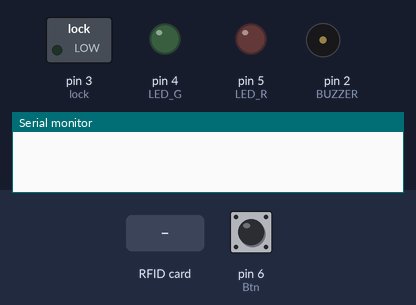
Bench run of a sketch on a simulated Arduino Uno, built with avr-gcc and run on an emulated ATmega328P. Parts: switched loads named in the sketch (green lamp = pin HIGH), output pins drawn as LEDs (lit = HIGH), buzzer (waves = sounding), the last lines printed to the serial monitor. The test bench sets the inputs (shaded band); at power-on: pin 6 (Btn) LOW. Pins used as bus, display or sensor lines are not drawn.

Above: at 1.2 s.
1.3 s: pin 6 (Btn) pulled HIGH for 0.15 s
At 1.85 s:
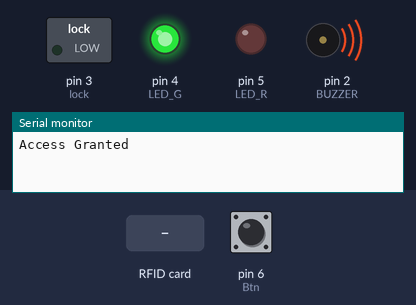
At 3.3 s:
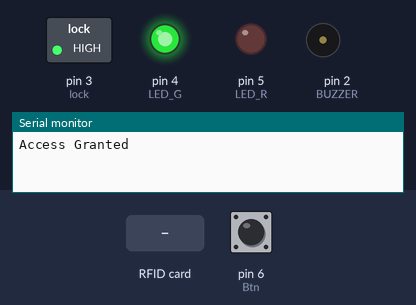
4.4 s: RFID card 13 C7 2A 0E held to the reader
7.4 s: RFID card 33 71 C8 A6 held to the reader
10.4 s: pin 6 (Btn) pulled HIGH for 1 s
At 15.2 s:
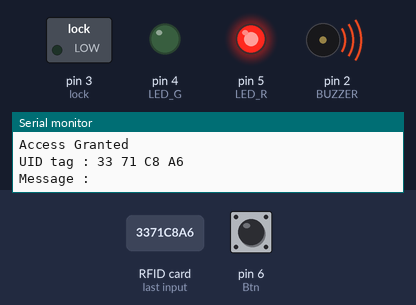
Timing chart, 0 to 15.4 s (numbered marks = the images above; inputs shaded):
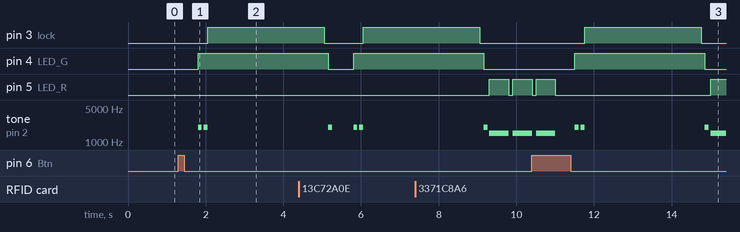

Measured:
- after the input at 1.3 s, pin 3 (lock): LOW → HIGH after 0.75 s; pin 4 (LED_G): LOW → HIGH after 0.50 s; tone on pin 2 (BUZZER): alternates 2000 Hz for 0.10 s and silent for 0.05 s, 4 changes in all, then stays silent, starting after 0.50 s
- after the input at 10.4 s, pin 3 (lock): LOW → HIGH after 1.4 s instead of 3.1 s; pin 4 (LED_G): LOW → HIGH after 1.1 s instead of 2.8 s

The sketch:

RFID_DLS.ino
```cpp
//RFID Door Lock System

#include <Wire.h>
#include <SPI.h>
#include <MFRC522.h>

#define SS_PIN 10
#define RST_PIN 9
#define LED_G 4 //define green LED pin
#define LED_R 5 //define red LED
#define BUZZER 2 //buzzer pin
#define lock 3
MFRC522 mfrc522(SS_PIN, RST_PIN);   // Create MFRC522 instance.
int Btn = 6;

void setup()
{
  Serial.begin(9600);   // Initiate a serial communication
  SPI.begin();      // Initiate  SPI bus
  mfrc522.PCD_Init();   // Initiate MFRC522
  pinMode(LED_G, OUTPUT);
  pinMode(LED_R, OUTPUT);
  pinMode(BUZZER, OUTPUT);
  noTone(BUZZER);
  pinMode(Btn,INPUT);
  pinMode(lock,OUTPUT);

 }
void loop()
{

if(digitalRead(Btn) == HIGH){

    Serial.println("Access Granted");
    Serial.println();
    delay(500);
    digitalWrite(LED_G, HIGH);
    tone(BUZZER, 2000);
    delay(100);
    noTone(BUZZER);
    delay(50);
    tone(BUZZER, 2000);
    delay(100);
    noTone(BUZZER);
    digitalWrite(lock,HIGH);
    delay(3000);
    digitalWrite(lock,LOW);
    delay(100);
    digitalWrite(LED_G, LOW);
    tone(BUZZER, 2000);
    delay(100);
    noTone(BUZZER);
  delay(50);
  }


  // Look for new cards
  if ( ! mfrc522.PICC_IsNewCardPresent())
  {
    return;
  }
  // Select one of the cards
  if ( ! mfrc522.PICC_ReadCardSerial())
  {
    return;
  }
  //Show UID on serial monitor
  Serial.print("UID tag :");
  String content= "";
  byte letter;
  for (byte i = 0; i < mfrc522.uid.size; i++)
  {
     Serial.print(mfrc522.uid.uidByte[i] < 0x10 ? " 0" : " ");
     Serial.print(mfrc522.uid.uidByte[i], HEX);
     content.concat(String(mfrc522.uid.uidByte[i] < 0x10 ? " 0" : " "));
     content.concat(String(mfrc522.uid.uidByte[i], HEX));
  }
  Serial.println();
  Serial.print("Message : ");
  content.toUpperCase();


 if (content.substring(1) == "13 C7 2A 0E") //change here the UID of card/cards or tag/tags that you want to give access
  {
    Serial.println("Access Granted");
    Serial.println();
    delay(500);
    digitalWrite(LED_G, HIGH);
    tone(BUZZER, 2000);
    delay(100);
    noTone(BUZZER);
    delay(50);
    tone(BUZZER, 2000);
    delay(100);
    noTone(BUZZER);
    digitalWrite(lock,HIGH);

    delay(3000);
    digitalWrite(lock,LOW);
    delay(100);
    digitalWrite(LED_G, LOW);
    tone(BUZZER, 2000);
    delay(100);
    noTone(BUZZER);
    delay(50);
  }

else
{
    digitalWrite(LED_R, HIGH);
    tone(BUZZER, 1500);
    delay(500);
    digitalWrite(LED_R, LOW);
    noTone(BUZZER);
    delay(100);
    digitalWrite(LED_R, HIGH);
    tone(BUZZER, 1500);
    delay(500);
    digitalWrite(LED_R, LOW);
    noTone(BUZZER);
    delay(100);
    digitalWrite(LED_R, HIGH);
    tone(BUZZER, 1500);
    delay(500);
    digitalWrite(LED_R, LOW);
    noTone(BUZZER);
 }
 if (content.substring(1) == "33 71 C8 A6") //change here the UID of card/cards or tag/tags that you want to give access
  {
    Serial.println("Access Granted");
    Serial.println();
    delay(500);
    digitalWrite(LED_G, HIGH);
    tone(BUZZER, 2000);
    delay(100);
    noTone(BUZZER);
    delay(50);
    tone(BUZZER, 2000);
    delay(100);
    noTone(BUZZER);
    digitalWrite(lock,HIGH);

    delay(3000);
    digitalWrite(lock,LOW);
    delay(100);
    digitalWrite(LED_G, LOW);
    tone(BUZZER, 2000);
    delay(100);
    noTone(BUZZER);
    delay(50);
  }

else
{
    digitalWrite(LED_R, HIGH);
    tone(BUZZER, 1500);
    delay(500);
    digitalWrite(LED_R, LOW);
    noTone(BUZZER);
    delay(100);
    digitalWrite(LED_R, HIGH);
    tone(BUZZER, 1500);
    delay(500);
    digitalWrite(LED_R, LOW);
    noTone(BUZZER);
    delay(100);
    digitalWrite(LED_R, HIGH);
    tone(BUZZER, 1500);
    delay(500);
    digitalWrite(LED_R, LOW);
    noTone(BUZZER);
 }
 }
```
